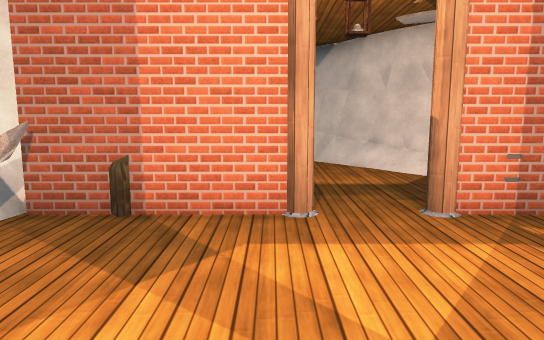
view 1 (above)

16 first-person views from a walk through a Unity game level. The camera is 1.4 m above the floor, tilts 8° down and sees 70° across. The floor is counted in squares, 1 m on a side. Each view is taken from the middle of a square. On the plan, view 1 faces up. The plan holds only what a view shows up to about 16 squares ahead; the rest is blank. The place goes on beyond the plan. The player character is not drawn. Some animated figures are not drawn. Some surface patterns are stand-ins.

view 2
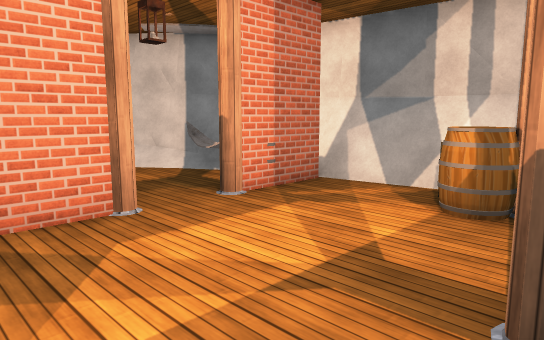

view 3
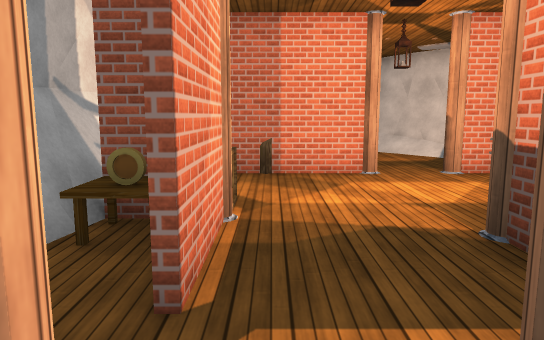

view 4
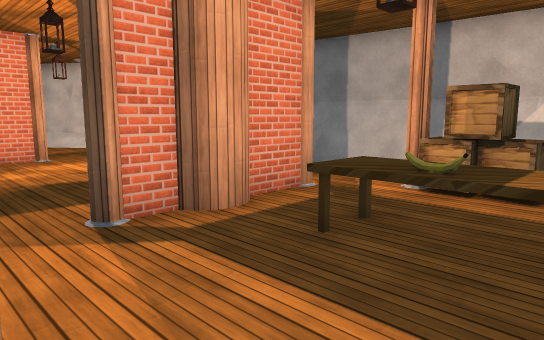

view 5
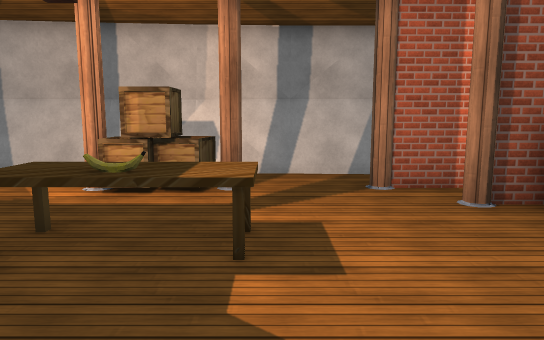

view 6
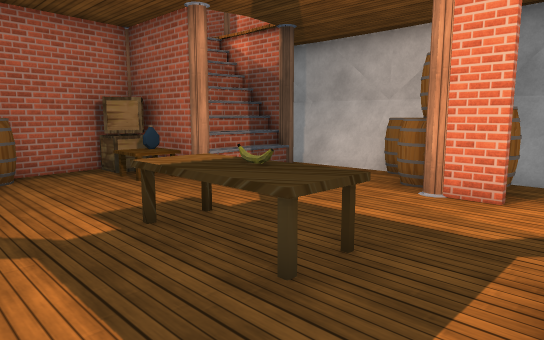

view 7
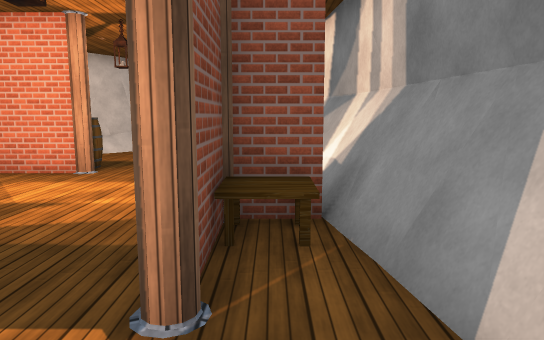

view 8
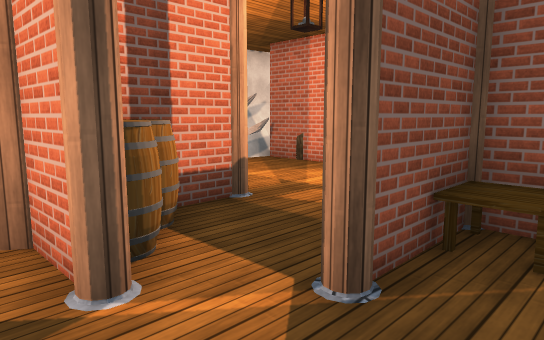

view 9
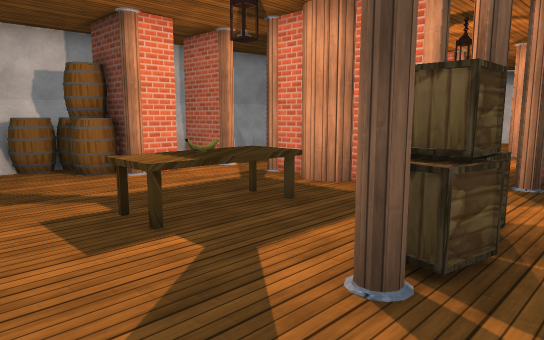

view 10
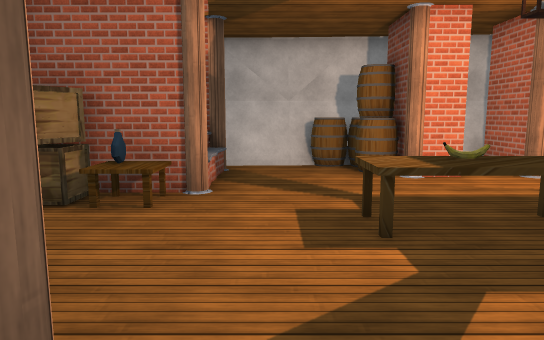

view 11
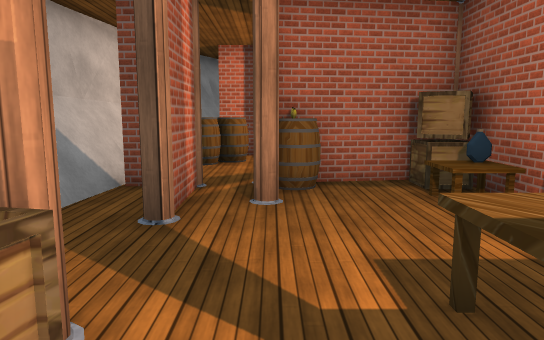

view 12
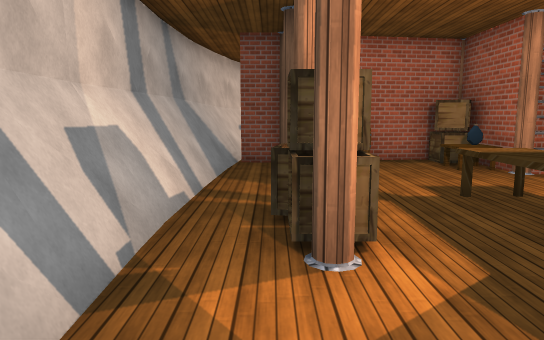

view 13
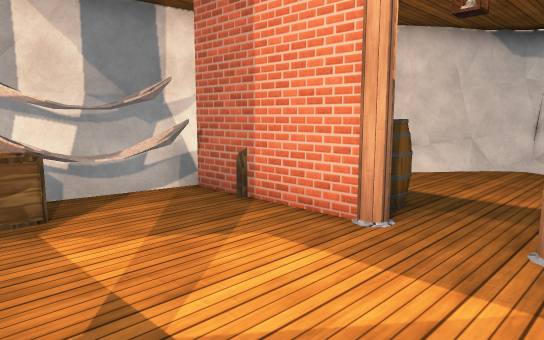

view 14
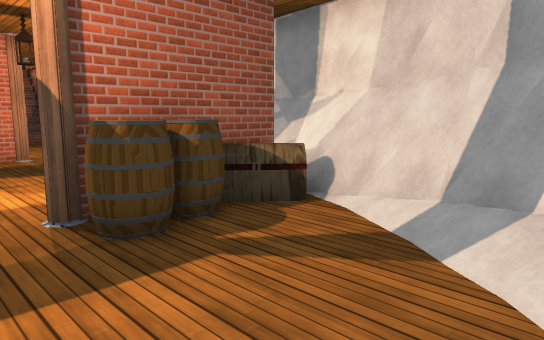

view 15
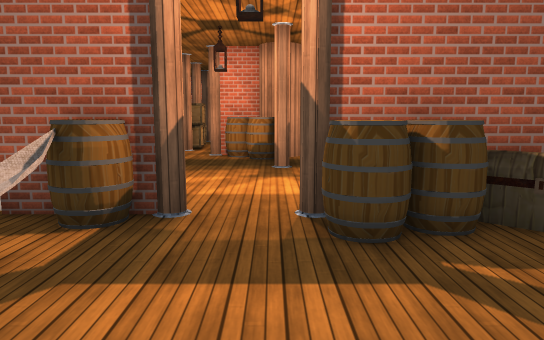

view 16
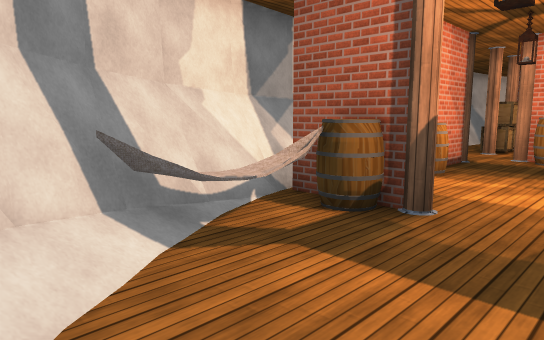

### Floor plan
Key: @ floor where view 1 was taken; # wall or solid block; . floor; / step, stairs or slope; = window, fence, low wall or low ledge; ^ raised ledge; C chest; L column; B barrel; R crate; T table; I coin; A banana; E bottle; O other object.
Columns run from 6 left of view 1 to 7 right of it. Each row starts with its distance up from view 1.
 13      ####
 12     ##=/##
 11     #/../##
 10    ##..../##
  9   ##......O#
  8   ##......O#
  7   #C.B#...O#
  6  ##CBBL.LB #
  5  ##O#.L.L..##
  4  #OO.......##
  3  #OO........#
  2  #OR......BO##
  1  #TL......LT##
  0  #I ..@L..#T=#
 -1  #.#...#..L.=#
 -2 ## ...#BB.L.=#
 -3 ###L.L###L...#
 -4 # ...........#
 -5 #=BB...TT.LR.#
 -6 #BBL...AT.RR.#
 -7 #BB....AT.LL.#
 -8 #B.....T.....#
 -9 #=...........#
-10 ##L^^L....LL.#
-11 ###^^#T..L####
-12  #####REBO##
-13      #### #
-14      ##

Positions as (right, up) in squares from view 1, and headings:
1: (0, 0), facing up
2: (-2, 0), facing up-right
3: (-2, -4), facing up
4: (-3, -8), facing up-right
5: (-3, -8), facing right
6: (4, -3), facing down-left
7: (5, -4), facing up
8: (6, -4), facing up-left
9: (6, -10), facing up-left
10: (6, -9), facing left
11: (3, -5), facing down
12: (5, -1), facing down
13: (3, 1), facing up-left
14: (2, 11), facing down-left
15: (1, 11), facing down
16: (0, 11), facing down-right
